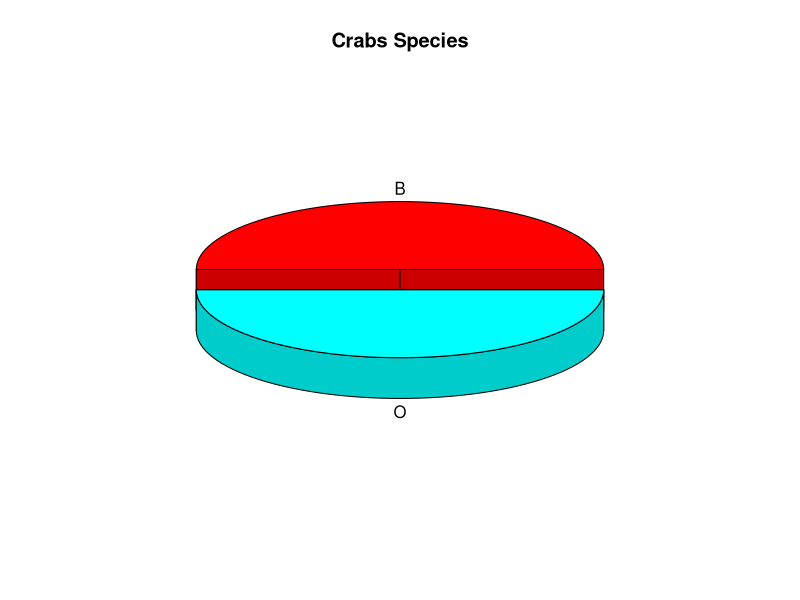

Write R code to recreate this figure. (Note: this script raises an error after producing the figure.)
require(MASS)
library(psych)

data <- crabs
head(data)

table(data$sp)
table(data$sp, data$sex)

# 1.2 Summary Statistics

summary(data)

describe(data)

describeBy(data[,4:8], group = data$sp)
describeBy(data[,4:8], group = data$sex)

round(quantile(data$FL,probs = seq(0,1,0.2)),3) # quantiles every 20%
round(quantile(data[,4],probs = seq(0,1,0.25)),3) # quantiles every 25%

# 1.3 Associations among variables

round(var(data[,4:8]),3) # Variance Matrix
round(cov(data[,4:8]),3) # Covariance Matrix

round(cor(data[,4:8]),3) # Correlation Matrix

# 2.1 Univariate data: Qualitative variables
library(plotrix)

pie3D( # 3D Exploded Pie Chart
  as.vector(table(data$sp)),
  labels = unique(data$sp),
  explode=0.1, labelcex=1.0,
  main="Crabs Species") 

pie(
  slices,labels = lbls, col=rainbow(length(lbls)),
    main="Crabs Species")

x <- table(data$sp)
labels_x <- names(x) %>%
  paste(round(as.vector(x)/sum(x)*100)) %>%
  paste('%', sep = '')

pie(
  x = as.vector(x),
  labels = labels_x,
  col = rainbow(length(x)),
  main = "Crabs Species"
)

# Specific color for each bar
library(RColorBrewer)

aux <- table(data$sp, data$sex)
coul <- brewer.pal(length(aux), "Set2")
barplot(
  height = as.vector(aux),
  names = names(aux),
  col = coul)

# 2.2 Univariate data: Quantitative variables
library(ggplot2)

ggplot(
  data,
  aes(x = FL, y = RW, fill = sp)
) +
  geom_boxplot(alpha = 0.3) +
  theme(legend.position = 'none')

boxplot(
  select(data, FL:BD),
  col = 4, prob = TRUE,
  xlab = "Crabs Characteristics"
)
head(iris)

x <- round(iris[c(1,10,100,101), 3:4],1)
x
round(dist(x))






